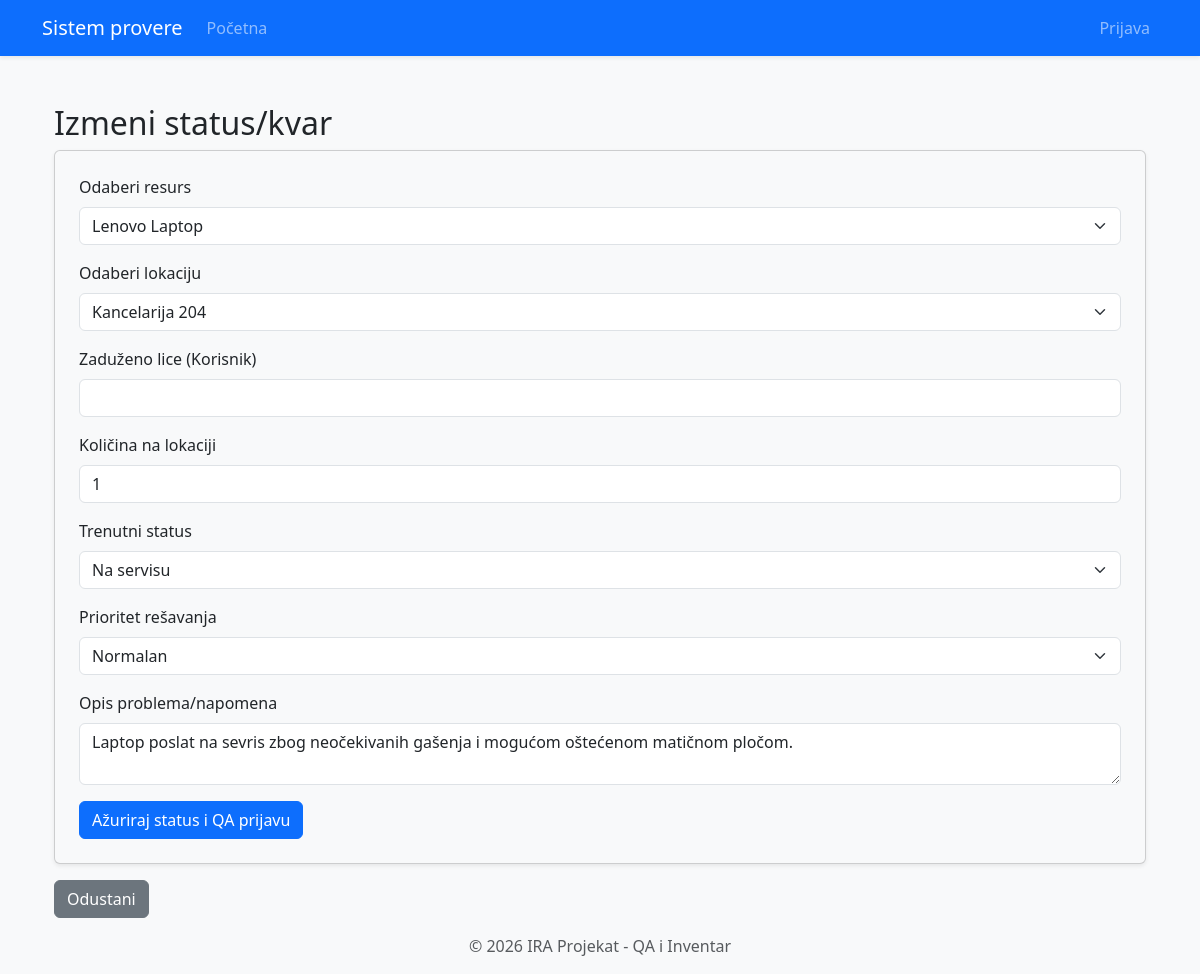
Before: /edit_status?id=1 with the older database file.
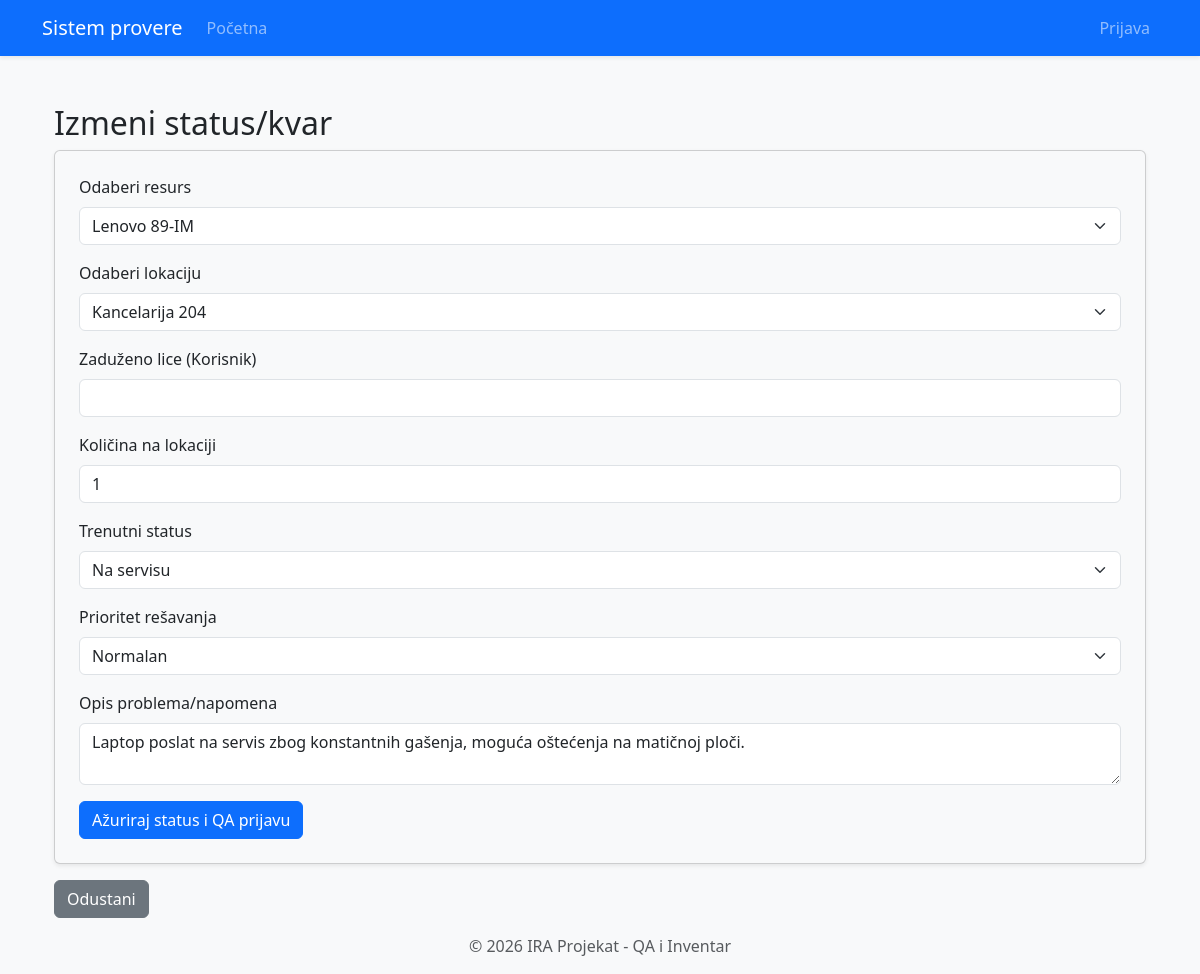
After: the same page with the newer database file.
### alchemy_classes.py (models this page shows)
class StatusResursa(db.Model):
    __tablename__ = "status_resursa"
    id: Mapped[int] = mapped_column(Integer, primary_key=True)
    resurs_id: Mapped[int] = mapped_column(ForeignKey("resurs.id"))
    lokacija_id: Mapped[int] = mapped_column(ForeignKey("lokacija.id"))
    kolicina: Mapped[int] = mapped_column(Integer, default=1)
    status_kvara: Mapped[str] = mapped_column(String(50))
    prioritet: Mapped[str] = mapped_column(String(20))
    opis_problema: Mapped[str] = mapped_column(String(50), nullable=True)
    datum_prijave: Mapped[datetime] = mapped_column(DateTime, default=datetime.utcnow)
    resurs: Mapped["Resurs"] = relationship("Resurs", back_populates="statusi")
    lokacija: Mapped["Lokacija"] = relationship("Lokacija", back_populates="izvestaji")

### main.py (the view, shortened to what this page needs)
@app.route("/edit_status", methods=['GET', 'POST'])
def edit_status():
    status_id = request.args.get('id')
    status_entry = db.get_or_404(StatusResursa, status_id)
    all_resources = db.session.execute(db.select(Resurs)).scalars().all()
    all_locations = db.session.execute(db.select(Lokacija)).scalars().all()
    edit_form = StatusForm()
    edit_form.resurs_dropdown.choices = [(r.id, r.naziv) for r in all_resources]
    edit_form.lokacija_dropdown.choices = [(l.id, l.naziv) for l in all_locations]
    edit_form.resurs_dropdown.data = status_entry.resurs_id
    edit_form.lokacija_dropdown.data = status_entry.lokacija_id
    edit_form.kolicina.data = status_entry.kolicina
    edit_form.status_kvara.data = status_entry.status_kvara
    edit_form.prioritet.data = status_entry.prioritet
    edit_form.opis_problema.data = status_entry.opis_problema
    return render_template("edit_ad.html", form=edit_form, title="Izmeni status/kvar")

### custom_forms.py
class StatusForm(FlaskForm):
    resurs_dropdown = SelectField("Odaberi resurs", choices=[], coerce=int, validators=[DataRequired()])
    lokacija_dropdown = SelectField("Odaberi lokaciju", choices=[], coerce=int, validators=[DataRequired()])
    korisnik= StringField("Zaduženo lice (Korisnik)", validators=[DataRequired()])
    kolicina = IntegerField("Količina na lokaciji", default=1, validators=[DataRequired()])
    status_kvara = SelectField("Trenutni status", choices=[
        ("Ispravno", "Ispravno"),
        ("U kvaru", "U kvaru"),
        ("Na servisu", "Na servisu"),
        ("Potrebna zamena", "Potrebna zamena")
    ], validators=[DataRequired()])
    prioritet = SelectField("Prioritet rešavanja", choices=[
        ("Nizak", "Nizak"),
        ("Normalan", "Normalan"),
        ("Hitno", "Hitno")
    ], default="Normalan")
    opis_problema = TextAreaField("Opis problema/napomena", validators=[Optional()])
    submit = SubmitField("Ažuriraj status i QA prijavu")

### templates/edit_ad.html (shortened to what this page needs)
{% extends "base.html" %}
{% from "bootstrap5/form.html" import render_form %}
{% block content %}
<div class="container mt-5">
    <h2>{{ title }}</h2>
    <div class="card shadow-sm p-4 bg-light">
        {{ render_form(form) }}
    </div>
    <div class="mt-3">
        <a href="{{ url_for('admin_page') }}" class="btn btn-secondary">Odustani</a>
    </div>
</div>
{% endblock %}

Changed rows visible on the page:
changed StatusResursa "Na servisu": opis_problema "Laptop poslat na sevris zbog neočekivanih gašenja i mogućom oštećenom matičnom pločom." → "Laptop poslat na servis zbog konstantnih gašenja, moguća oštećenja na matičnoj ploči."
Other visible differences:
form field resurs_dropdown: "Lenovo Laptop" → "Lenovo 89-IM"
